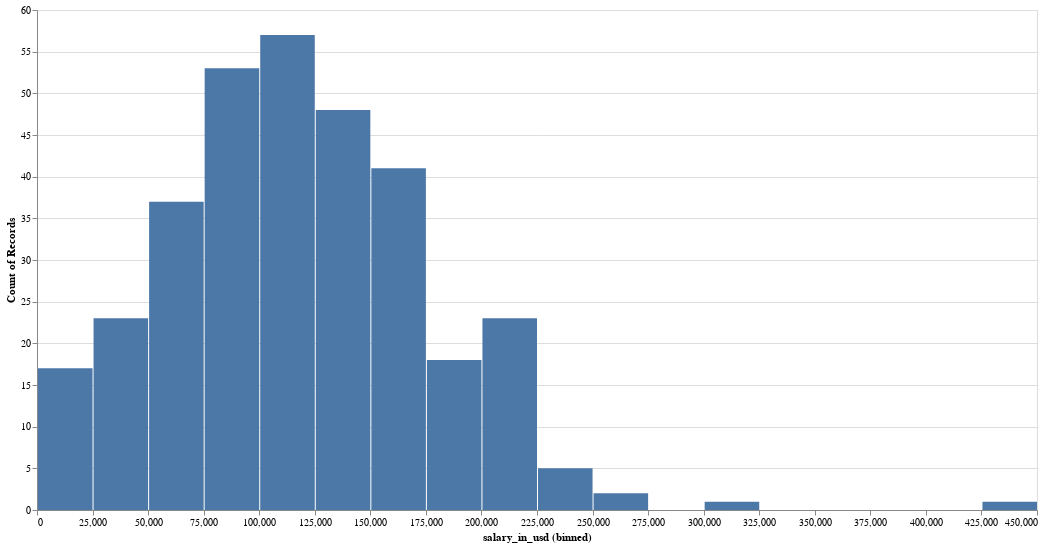

Notebook code for this chart:
### Code cell
# Criando um histograma

alt.Chart(df[df["company_size"] == "M"]).mark_bar().encode(
    alt.X("salary_in_usd:Q", bin=alt.Bin(step=25000)), y="count()",
).properties(width=1000, height=500)

### Figure 1 — Vega-Lite specification as saved in the notebook (floating-point values rounded to 4 significant figures; data arrays with more than 128 entries replaced by an {"elided": "..."} marker saying what was removed)
{"config": {"view": {"continuousWidth": 400, "continuousHeight": 300}}, "data": {"name": "data-57ef092b5240a242e3a2836c0bab8466"}, "mark": "bar", "encoding": {"x": {"bin": {"step": 25000}, "field": "salary_in_usd", "type": "quantitative"}, "y": {"aggregate": "count", "type": "quantitative"}}, "height": 500, "width": 1000, "$schema": "https://vega.github.io/schema/vega-lite/v4.17.0.json", "datasets": {"data-57ef092b5240a242e3a2836c0bab8466": {"elided": "326 records"}}}
